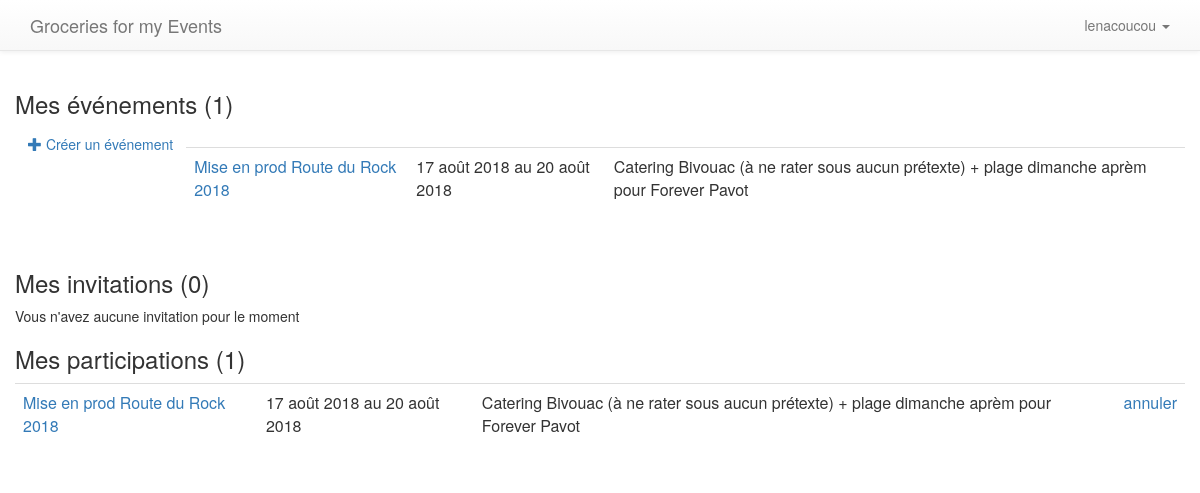
The app's page / (signed in) with its own data.
### myGroceries/models.py (models this page shows, shortened)
class Event(models.Model):
    name = models.CharField(max_length=250)
    start_date = models.DateField(auto_now = False)
    end_date = models.DateField(auto_now = False)
    description = models.TextField(default='')
    host = models.ForeignKey(User, on_delete=models.CASCADE)

class Participation(models.Model):
    user = models.ForeignKey(User, on_delete=models.CASCADE)
    event = models.ForeignKey(Event, on_delete=models.CASCADE)
    product = models.ManyToManyField(Product)

### myGroceries/views.py (the view)
# urls.py: path('', views.homepage, name='homepage'), #page d'accueil
@login_required
def homepage(request):
	logged_in_user = request.user #récupération de l'utilisateur
	now = datetime.datetime.now() #récupération de la date d'aujourd'hui
	logged_in_user_events = Event.objects.filter(host=logged_in_user, end_date__gte=now) #récupération de tous les événements créés par l'utilisateur et exclu les événements passés
	logged_in_user_invitations = Invitation.objects.filter(guest=logged_in_user) #récupération de tous les événements auquel l'utilisateur est invité
	logged_in_user_participations = Participation.objects.filter(user=logged_in_user) #récupération de tous les événements auquel l'utilisateur est invité
	template = 'myGroceries/homepage.html'
	context = {'hostingevents' : logged_in_user_events, 'guesttoevents' : logged_in_user_invitations, 'guesttoparticipants' : logged_in_user_participations, 'user': request.user}
	return render(request, template, context)

### templates/myGroceries/homepage.html (shortened to what this page needs)
{% extends 'myGroceries/layout.html' %}
{% block content %}
{% if hostingevents %}
<h3>Mes événements ({{ hostingevents|length }})</h3>
 <a class='btn btn-light pull-left' style='margin-bottom:5px' href="{% url 'myGroceries:create_event' %}"><span class='glyphicon glyphicon-plus'></span> Créer un événement</a><br/>
<div class="table-responsive">
 <table class="table">
{% for hostingevent in hostingevents %}
	<tr>
		<td><a  href="{% url 'myGroceries:event_detail' name_event=hostingevent.name %}">{{ hostingevent.name }}</a></td>
		<td>{{ hostingevent.start_date }} au {{ hostingevent.end_date }}</td>
		<td>{{ hostingevent.description }}</td>
	</tr>
{% endfor %}
</table>
</div>
{% else %}
<a class='btn btn-light pull-left' style='margin-bottom:5px' href="{% url 'myGroceries:create_event' %}"><span class='glyphicon glyphicon-plus'></span> Créer un événement</a><br/>
{% endif %}
<br>
<h3>Mes invitations ({{ guesttoevents|length }})</h3>
{% if guesttoevents %}
<div class="table-responsive">
 <table class="table">
{% for guesttoevent in guesttoevents %}
	<tr class="table-success">
		<td><a href="{% url 'myGroceries:event_detail' name_event=guesttoevent.event.name %}">{{ guesttoevent.event.name }}</a></td>
		<td>{{ guesttoevent.event.start_date }} au {{ guesttoevent.event.end_date }}</td>
		<td>{{ guesttoevent.event.description }}</td>
		<td>
			<a href="{% url 'myGroceries:invitation_to_my_event_accept' name_event=guesttoevent.event.name %}" class="btn btn-primary">accepter</a>
			<a href="{% url 'myGroceries:invitation_to_my_event_refuse' name_event=guesttoevent.event.name %}" class="btn btn-secondary">refuser</a>
		</td>
	</tr>
{% endfor %}
</table>
</div>
{% else %}
Vous n'avez aucune invitation pour le moment
{% endif %}
<h3>Mes participations ({{ guesttoparticipants|length }})</h3>
{% if guesttoparticipants %}
<div class="table-responsive">
 <table class="table">
{% for guesttoparticipant in guesttoparticipants %}
	<tr class="table-success">
		<td><a href="{% url 'myGroceries:event_detail' name_event=guesttoparticipant.event.name %}">{{ guesttoparticipant.event.name }}</a></td>
		<td>{{ guesttoparticipant.event.start_date }} au {{ guesttoparticipant.event.end_date }}</td>
		<td>{{ guesttoparticipant.event.description }}</td>
		<td><a href="{% url 'myGroceries:participation_to_my_event_cancel' name_event=guesttoparticipant.event.name %}">annuler</a></td>
	</tr>
{% endfor %}
</table>
</div>
{% else %}
Vous ne participez à aucun événement actuellement
{% endif %}
{% endblock %}

### templates/myGroceries/layout.html (shortened to what this page needs)
<html>
    <head>
        <link rel="stylesheet" href="//maxcdn.bootstrapcdn.com/bootstrap/3.2.0/css/bootstrap.min.css">
        <link rel="stylesheet" href="//maxcdn.bootstrapcdn.com/bootstrap/3.2.0/css/bootstrap-theme.min.css">
    </head>
    <body>
        <nav class="navbar navbar-default navbar-static-top">
            <div class="container">
                <div class="navbar-header">
                    <a class="navbar-brand" href="/">
                        Groceries for my Events
                    </a>
                </div>
                <div class="collapse navbar-collapse" id="app-navbar-collapse">
                    <ul class="nav navbar-nav">
                    </ul>
                    {% if user.is_authenticated %}
                    <ul class="nav navbar-nav navbar-right">
                        <li class="dropdown">
                            <a href="#" class="dropdown-toggle" data-toggle="dropdown" role="button" aria-expanded="false" aria-haspopup="true" v-pre>
                            {{ user.username }} <span class="caret"></span>
                            </a>
                        </li>
                    </ul>
                    {% endif %}
                </div>
            </div>
        </nav>
        <div class="content container">
            <div class="row">
                {% block content %}
                {% endblock %}
            </div>
        </div>
    </body>
</html>

### records on screen
Event: name "Mise en prod Route du Rock 2018", start_date "17 août 2018", end_date "20 août 2018", description "Catering Bivouac (à ne rater sous aucun prétexte) + plage dimanche aprèm pour Forever Pavot"
Participation: event.name "Mise en prod Route du Rock 2018", event.start_date "17 août 2018", event.end_date "20 août 2018", event.description "Catering Bivouac (à ne rater sous aucun prétexte) + plage dimanche aprèm pour Forever Pavot"

### other values on screen
{{ user.username }} "lenacoucou"
{{ hostingevents|length }} "1"
{{ guesttoevents|length }} "0"
{{ guesttoparticipants|length }} "1"
